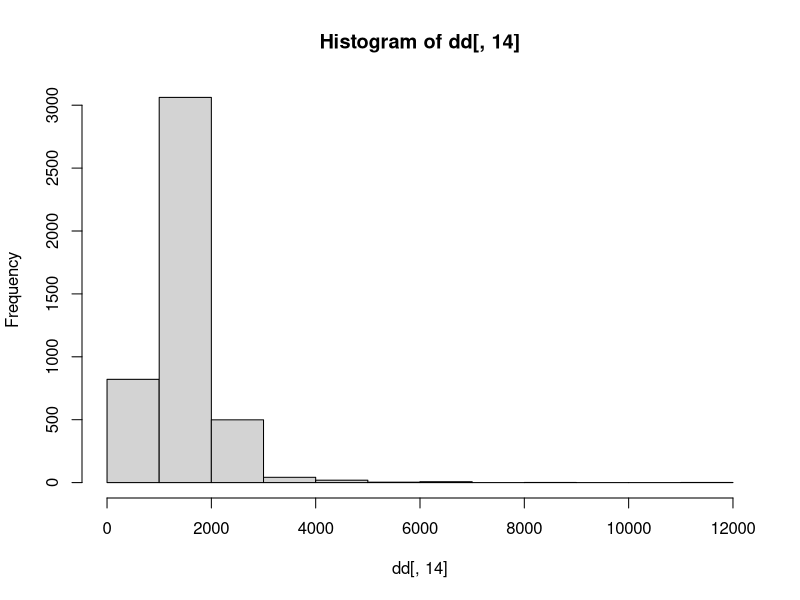
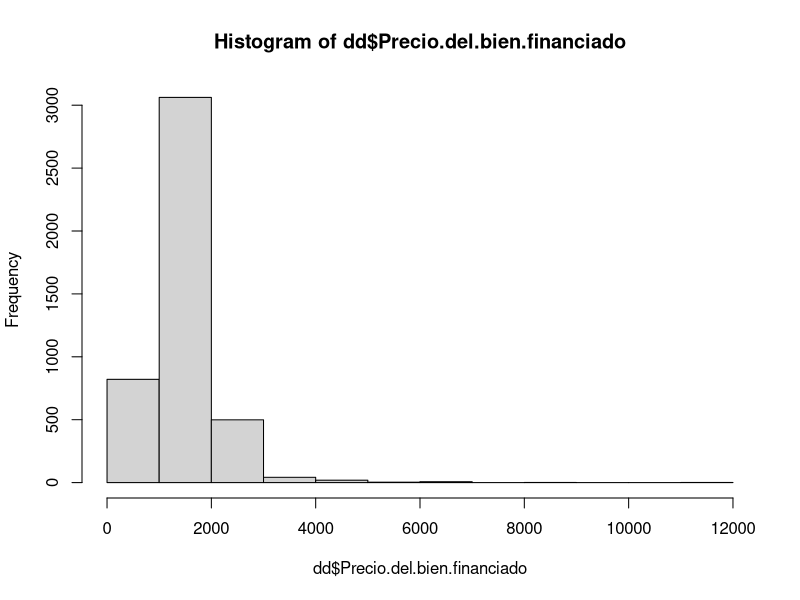
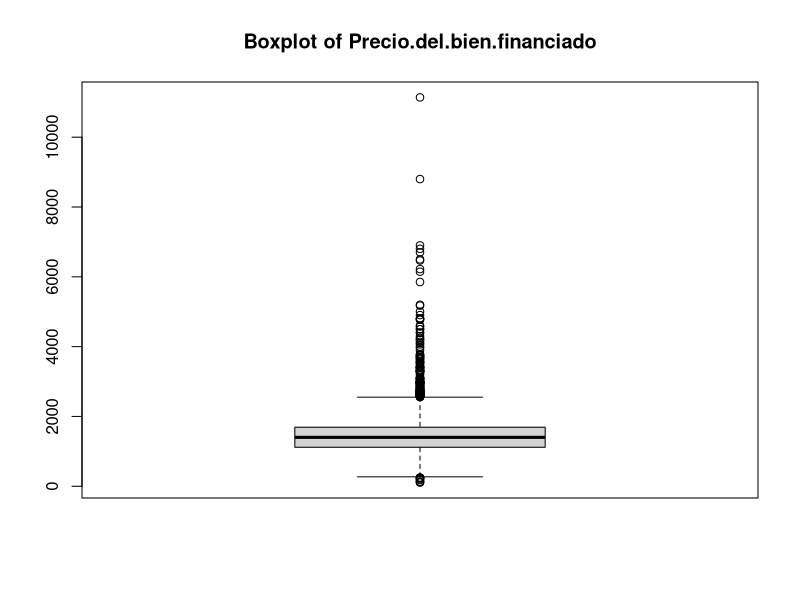
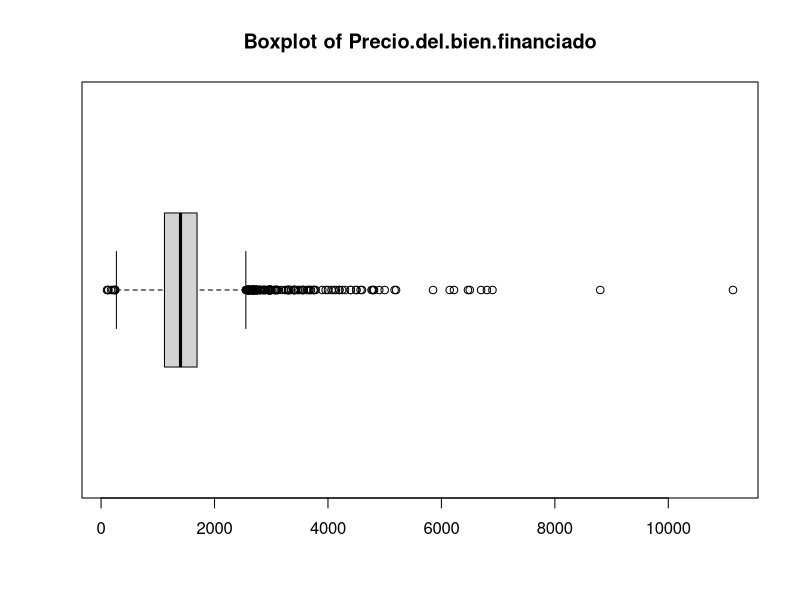
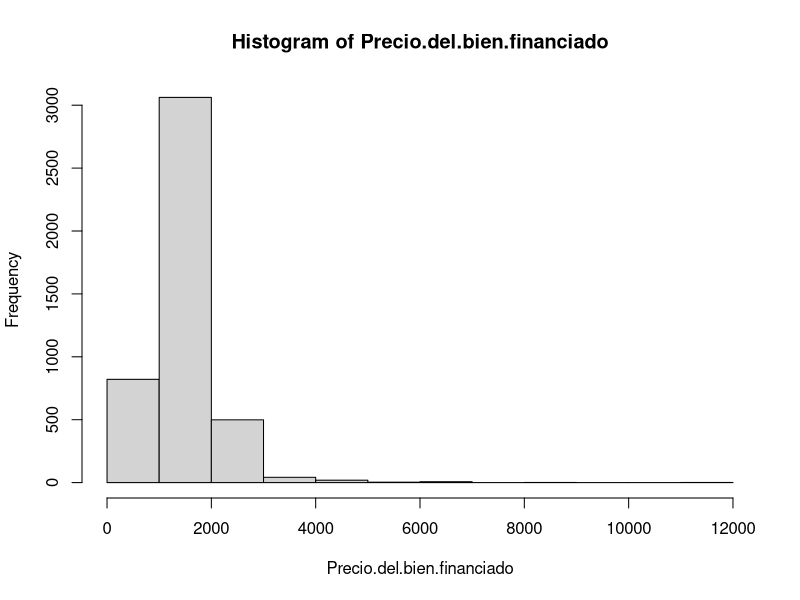
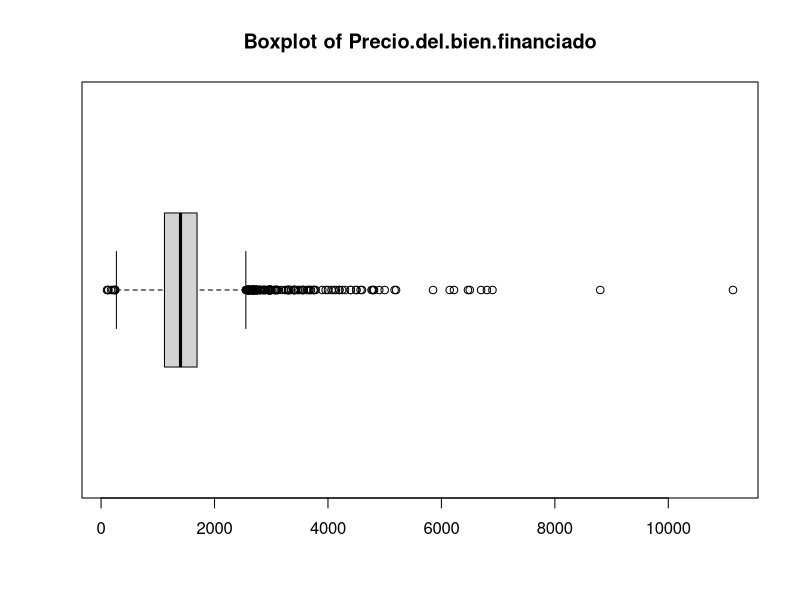
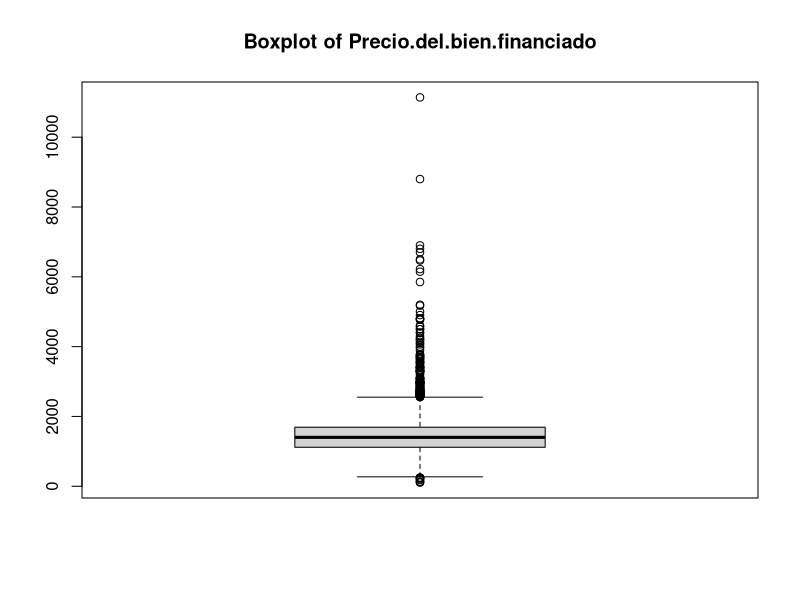
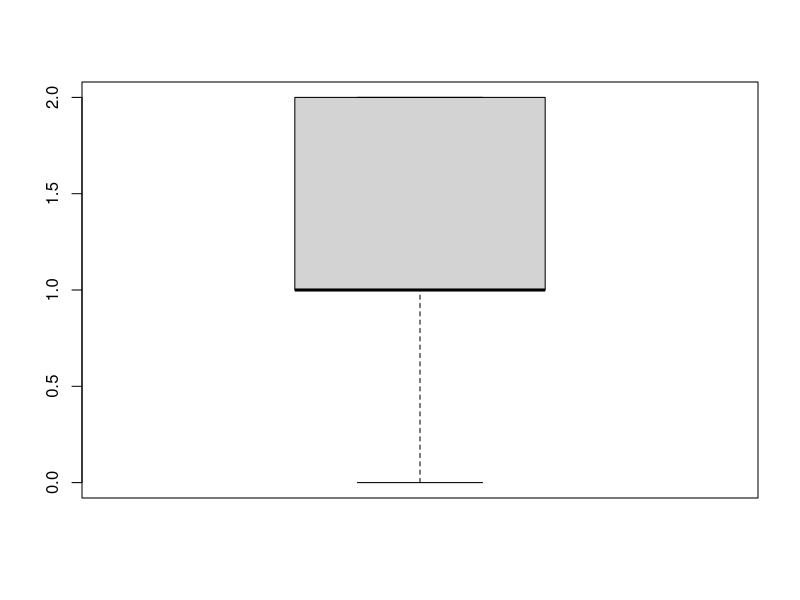

Source code (R) for these figures, in order: (Note: this script raises an error after producing the figures.)
#  READING CREDSCO.CSV. NOTE: Change the path of the file for the proper one in your computer

#Note: Take care to use "/" fo the directory file. "\" provides errors

setwd("C:/Users/sambh/Desktop/UNI/4-Q1/MD/MD")

dd <- read.table("credsco.csv",header=T);

#dd <- read.table("credsco.csv",header=T, sep=";",na.strings="\"\"");
dd <- read.table("credsco.csv",header=T, sep=";");
                  
class(dd)
dim(dd)
n<-dim(dd)[1]
n
K<-dim(dd)[2]
K
names(dd)


#select some variables
#DO NOT INCLUDE identifiers in the analysis!!!!
#actives<-c(9,10:14)
#ddActives<-dd[,actives]
#CAre! update K

#seleccion some rows
#Dselection<-dd[Condition, ]

#Learning
# FIRST CONTROL: MAXIMS, MINIMUMS, ... (FINDING ERRORS AND OUTLIERS)
# WHICH RESPONSE?
# WHICH ARE CATEGORICAL AND WHICH ARE CONTINUOUS?
# ARE THERE MISSINGS?
hist(dd[,14])
hist(dd$Precio.del.bien.financiado)
boxplot(dd[,14], main=paste("Boxplot of", names(dd)[14]))
boxplot(dd[,14],horizontal=TRUE, main=paste("Boxplot of", names(dd)[14]))
summary(dd[,14])
sd(dd$Precio.del.bien.financiado)
cv<-sd(dd$Precio.del.bien.financiado)/mean(dd$Precio.del.bien.financiado)
cv


summary(dd)
#anyadir stdev de cada variable


attach(dd)

summary(dd[,14])
summary(Precio.del.bien.financiado)
hist(Precio.del.bien.financiado)
boxplot(Precio.del.bien.financiado, horizontal=TRUE, main=paste("Boxplot of", names(dd)[14]))
boxplot(Precio.del.bien.financiado,  main=paste("Boxplot of", names(dd)[14]))


summary(Dictamen)
boxplot(Dictamen)

#end learning

# DECLARE CATEGORICAL 
#identify which categorical are not recognized by the system yet
names(dd)
class(dd)
class(dd[,1])
sapply(dd, class)


#declare factors
Dictamen    <- as.factor(Dictamen)
Vivienda     <- factor(Vivienda)
Estado.civil <- factor(Estado.civil)
Registros   <- factor(Registros)
Tipo.trabajo <-factor(Tipo.trabajo)

mean(Dictamen)
class(Dictamen)


#look at modalities

dfactor<-c(2:K)
sapply(dd[,dfactor],levels)

levels(Dictamen)

levels(Vivienda)
levels(Estado.civil)
levels(Registros)
levels(Tipo.trabajo)

class(Dictamen)
class(dd[,1])
summary(Dictamen)
summary(dd[,1])
barplot(table(Dictamen))

pie(table(Dictamen))

pie(table(Vivienda))


#labelling modalities, when required. Check dictionary. WARNING: Sequential assignment with levels

levels(Dictamen) <- c(NA, "positiu","negatiu")
table(Dictamen)
table(Dictamen, useNA="ifany")

levels(Vivienda) <- c("VivUnkown", "lloguer","escriptura","contr_privat","ignora_cont","pares","altres viv")
pie(table(Vivienda))
levels(Estado.civil) <- c("ECUnknown", "solter","casat","vidu","separat","divorciat")
levels(Registros) <- c("reg_no","reg_si")
#levels(Tipo.trabajo) <- c("WorkingTypeUnknown","fixe","temporal","autonom","altres sit")
Tipo.trabajo<-factor(Tipo.trabajo, levels=c( "1", "2", "3", "4", "0"), labels=c("fixe","temporal","autonom","altres sit", "WorkingTypeUnknown"))

#relabelling<-c(,,,)
#for (k in relabelling){levels(dd[,k]) <- c(NA, "positiu","negatiu")}

#ordering modalities!
Tipo.trabajo <- factor(Tipo.trabajo, ordered=TRUE,  levels= c("WorkingTypeUnknown","temporal","fixe","autonom","altres sit"))
frecs<-table(Tipo.trabajo)

#recodificacions
table(Tipo.trabajo)
newvalues<-c("WTUnk","Fix","Temp","Auto","Other")
Tipo.trabajo <- newvalues[ match(Tipo.trabajo,
                                 c("WorkingTypeUnknown","fixe",                                             
                                    "temporal","autonom","altres sit"
                                   )
                                 ) 
                           ]

table(Tipo.trabajo)
frecs<-table(Tipo.trabajo)
barplot(frecs, las=3, cex.names=0.7, main=paste("Barplot of", "Tipo.trabajo"))


class(Dictamen)
class(dd[,1])

dd[,1]<-Dictamen
dd[,3]<-Vivienda
dd[,6]<-Estado.civil
dd[,7]<-Registros
dd[,8]<-Tipo.trabajo

class(dd[,1])


write.table(dd, file = "credscoCategoriques.csv", sep = ";", na = "NA", dec = ".", row.names = FALSE, col.names = TRUE)


#Multivalued

# components<- c(indexes of columns containing modalities of the variable)
# freqs<-NULL
# for (k in components){
#      newvalues<-c(paste(names(dd)[k],"Si",sep"")), "No)
#      dd[,k]<-newvalues[match(dd[,k],c("Si","No))]
# 	freqs[k]<-table(dd[,1])[1]
# }
# barplot(freqs)


class(Dictamen)
class(dd[,1])

dd[,1]<-Dictamen
dd[,3]<-Vivienda
dd[,6]<-Estado.civil
dd[,7]<-Registros
dd[,8]<-Tipo.trabajo

class(dd[,1])
View(dd)

summary(dd)

table(dd[,8])
barplot(table(dd[,8]))
pie(table(dd[,8]))

#more efficiently
frecs<-table(dd[,8])
barplot(frecs)

pie(frecs)



#To treat all categorical variables at one

dcat<- c(1,2,3,6,7,8)
dd[,dcat]<-lapply(dd[,dcat],factor)
lapply(dd[,dcat],levels)


#graphical loops with stops
par(ask=TRUE)
for(k in varNum){hist(dd[,k], main=paste("Histogram of", names(dd)[k]))}
par(ask=FALSE)

#Output graphs to a pdf
pdf("outputs/informeDescripCredsCo.pdf")
for(k in varNum){hist(dd[,k], main=paste("Histogram of", names(dd)[k]))}
dev.off()

#output console to a doc file
sink("outputs/informeDescripCredsCo.doc")
names(dd)
#care, graphs are skipped
hist(dd[,14])
sink()
names(dd)



hist(dd[,10])
boxplot(dd[,10])

#save transformation
write.table(dd, file = "credscoCategoriques.csv", sep = ";", na = "NA", dec = ".", row.names = FALSE, col.names = TRUE)

